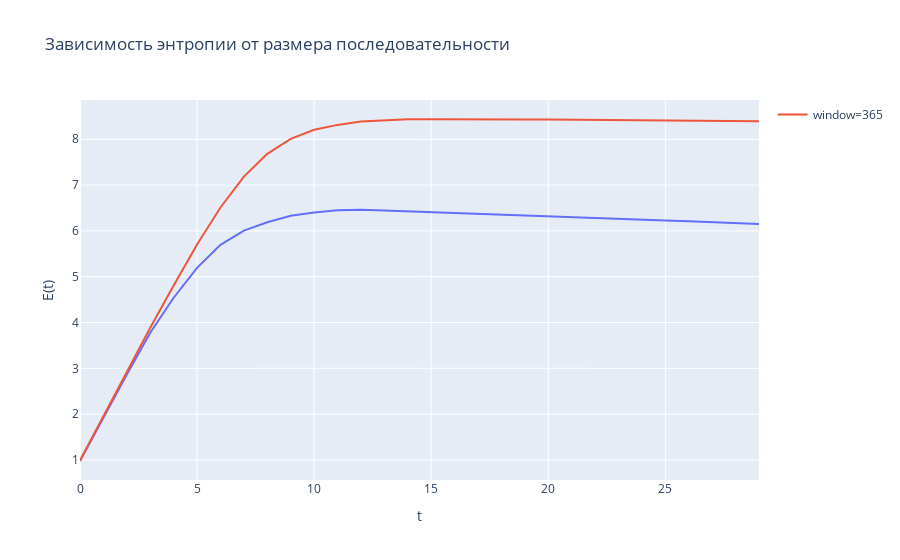

The notebook cell this image was saved under:
### Code cell
draw_by_pos(100, entropys, entropys1)

### Figure 1 — Plotly figure (JSON) as saved in the notebook; plotly's stock layout.template omitted (floating-point values rounded to 4 significant figures)
{"data": [{"hovertemplate": "t=%{x}<br>E(t)=%{y}<extra></extra>", "legendgroup": "", "line": {"color": "#636efa", "dash": "solid"}, "mode": "lines", "name": "", "orientation": "v", "showlegend": false, "type": "scatter", "x": [0, 1, 2, 3, 4, 5, 6, 7, 8, 9, 10, 11, 12, 13, 14, 15, 16, 17, 18, 19, 20, 21, 22, 23, 24, 25, 26, 27, 28, 29], "xaxis": "x", "y": [0.9765, 1.928, 2.867, 3.779, 4.54, 5.193, 5.695, 6.007, 6.189, 6.332, 6.403, 6.453, 6.459, 6.443, 6.426, 6.409, 6.392, 6.375, 6.358, 6.34, 6.322, 6.304, 6.285, 6.267, 6.248, 6.229, 6.209, 6.19, 6.17, 6.15], "yaxis": "y"}, {"name": "window=365", "type": "scatter", "x": [0, 1, 2, 3, 4, 5, 6, 7, 8, 9, 10, 11, 12, 13, 14, 15, 16, 17, 18, 19, 20, 21, 22, 23, 24, 25, 26, 27, 28, 29], "y": [0.988, 1.956, 2.922, 3.884, 4.809, 5.702, 6.511, 7.184, 7.682, 8.01, 8.207, 8.314, 8.39, 8.42, 8.438, 8.44, 8.441, 8.443, 8.439, 8.435, 8.43, 8.426, 8.422, 8.418, 8.414, 8.409, 8.405, 8.401, 8.397, 8.392]}], "layout": {"legend": {"tracegroupgap": 0}, "title": {"text": "Зависимость энтропии от размера последовательности"}, "xaxis": {"anchor": "y", "domain": [0, 1], "title": {"text": "t"}}, "yaxis": {"anchor": "x", "domain": [0, 1], "title": {"text": "E(t)"}}}}
